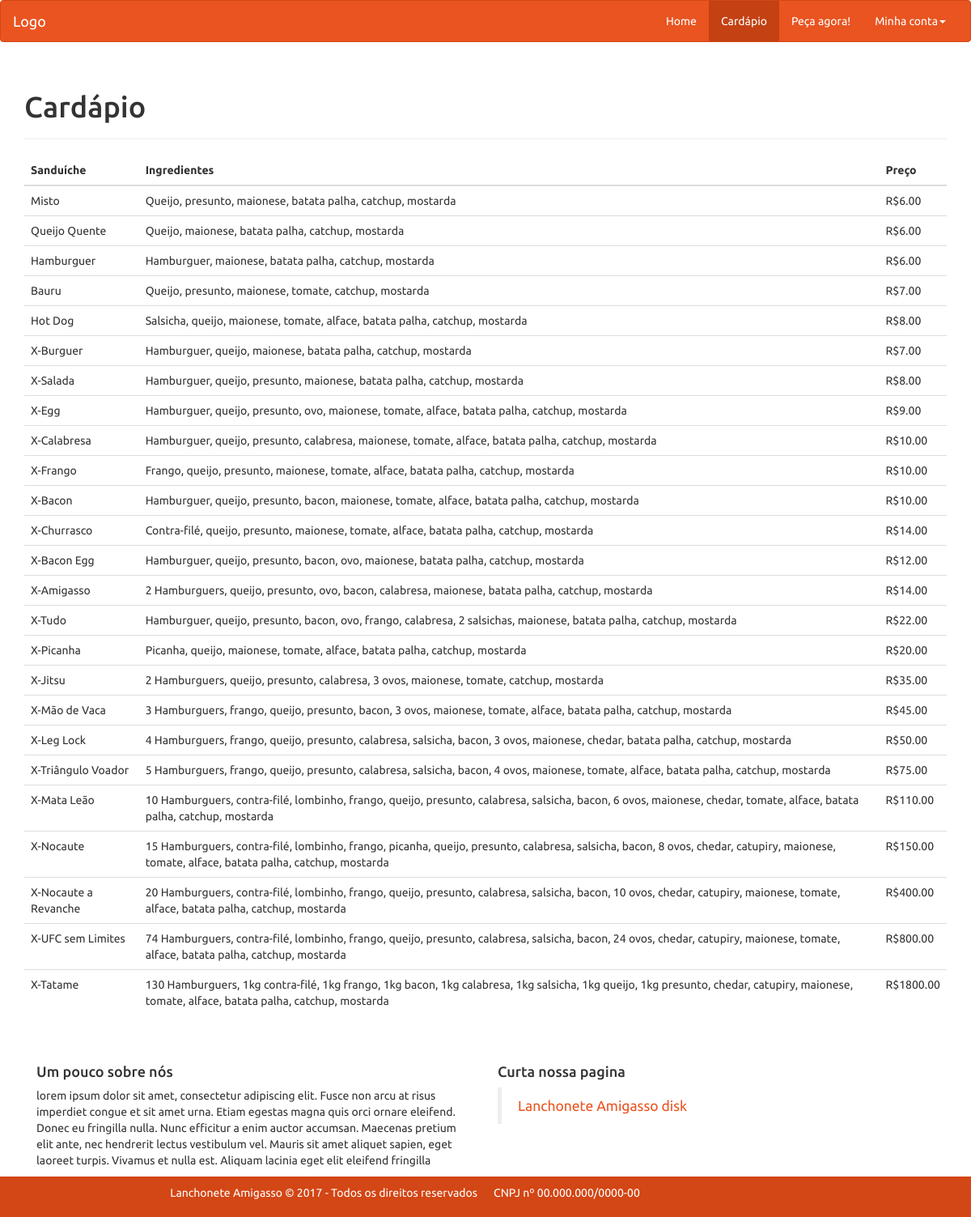
Page /view/cardapio.php on the committed database.
### tables this page shows
CREATE TABLE IF NOT EXISTS sanduiches(
   	id int(2) AUTO_INCREMENT PRIMARY KEY,
   	nome varchar(60) NOT NULL,
   	ingredientes text NOT NULL,
   	preco decimal(6,2) NOT NULL
);

### model/Produtos.php (called while the page is built, shortened)
<?php
class Produtos{
    public function fetchLanches(){
        $pdo = Database::connect();
        $select = $pdo->prepare("SELECT * FROM sanduiches");
        $select->execute();
        return $select->fetchAll(\PDO::FETCH_ASSOC);
    }
}

### view/cardapio.php (the view, shortened to what this page needs)
<!DOCTYPE html>
<html lang="pt-br">
  <head>
    <link href="../assets/css/bootstrap.min.css" rel="stylesheet">
    <link rel="stylesheet" type="text/css" href="../assets/css/main.css">
  </head>
  <body>
    <nav class="navbar navbar-default">
  <div class="container-fluid">
    <div class="navbar-header">
      <a class="navbar-brand" href="/site-amigasso/principal">Logo</a>
    </div>
    <div class="collapse navbar-collapse" id="myNavbar">
      <ul class="nav navbar-nav navbar-right">
        <li><a href="/site-amigasso/principal">Home</a></li>
        <li class="active"><a href="/site-amigasso/principal/cardapio">Cardápio</a></li>
        <li><a href="/site-amigasso/principal/pedido">Peça agora!</a></li>
         <li class="dropdown">
          <a class="dropdown-toggle" data-toggle="dropdown" href="#">Minha conta<span class="caret"></span></a>
    </div>
  </div>
</nav>
<?php
$produtos = new \model\Produtos();
$lanches = $produtos->fetchLanches();
?>
<div class="container">
	<div class="page-header">
		<h1>Cardápio</h1>
	</div>
	<table class="table">
		<thead>
			<tr>
				<th>
				Sanduíche
				</th>
				<th>
				Ingredientes
				</th>
				<th>
				Preço
				</th>
		</tr>
		</thead>
		<tbody>
      <?php
        foreach($lanches as $lanche){
          ?>
        <tr>
          <td><?php echo $lanche['nome'] ?></td>
          <td><?php echo $lanche['ingredientes']?></td>
          <td>R$<?php echo $lanche['preco']?></td>
        </tr>
          <?php
        }
      ?>
		</tbody>
	</table>
</div>
<div class=container>
<div class="margin-top">
    <div class="col-sm-6">
      <h4><p>Um pouco sobre nós</p></h4>
      lorem ipsum dolor sit amet, consectetur adipiscing elit. Fusce non arcu at risus imperdiet congue et sit amet urna. Etiam egestas magna quis orci ornare eleifend. Donec eu fringilla nulla. Nunc efficitur a enim auctor accumsan. Maecenas pretium elit ante, nec hendrerit lectus vestibulum vel. Mauris sit amet aliquet sapien, eget laoreet turpis. Vivamus et nulla est. Aliquam lacinia eget elit eleifend fringilla    </div>
    <div class="col-sm-6  right">
      <h4>Curta nossa pagina</h4>
    <div class="fb-page" data-href="https://www.facebook.com/lanchoneteamigasso/" data-tabs="timeline" data-width="500" data-height="200" data-small-header="false" data-adapt-container-width="false" data-hide-cover="false" data-show-facepile="true"><blockquote cite="https://www.facebook.com/lanchoneteamigasso/" class="fb-xfbml-parse-ignore"><a href="https://www.facebook.com/lanchoneteamigasso/">Lanchonete Amigasso disk</a></blockquote></div>
    </div>
    </div>
</div>
<div>
<div class="col-sm-6 footer text-right">Lanchonete Amigasso © 2017 - Todos os direitos reservados</div> <div class="col-sm-6 footer text-left">CNPJ nº 00.000.000/0000-00</div>
    </div>
  </body>
</html>

### assets/css/main.css (style rules this page uses)
.footer { background-color:#d34615; color:white; height: 50px; margin-top: 10px; padding: 10px; float: left; position: relative; }
.margin-top { margin-top: 30px; }

### rows in the picture
sanduiches: nome "Misto", ingredientes "Queijo, presunto, maionese, batata palha, catchup, mostarda", preco "6.00"
sanduiches: nome "Queijo Quente", ingredientes "Queijo, maionese, batata palha, catchup, mostarda", preco "6.00"
sanduiches: nome "Hamburguer", ingredientes "Hamburguer, maionese, batata palha, catchup, mostarda", preco "6.00"
sanduiches: nome "Bauru", ingredientes "Queijo, presunto, maionese, tomate, catchup, mostarda", preco "7.00"
sanduiches: nome "Hot Dog", ingredientes "Salsicha, queijo, maionese, tomate, alface, batata palha, catchup, mostarda", preco "8.00"
sanduiches: nome "X-Burguer", ingredientes "Hamburguer, queijo, maionese, batata palha, catchup, mostarda", preco "7.00"
sanduiches: nome "X-Salada", ingredientes "Hamburguer, queijo, presunto, maionese, batata palha, catchup, mostarda", preco "8.00"
sanduiches: nome "X-Egg", ingredientes "Hamburguer, queijo, presunto, ovo, maionese, tomate, alface, batata palha, catchup, mostarda", preco "9.00"
sanduiches: nome "X-Calabresa", ingredientes "Hamburguer, queijo, presunto, calabresa, maionese, tomate, alface, batata palha, catchup, mostarda", preco "10.00"
sanduiches: nome "X-Frango", ingredientes "Frango, queijo, presunto, maionese, tomate, alface, batata palha, catchup, mostarda", preco "10.00"
sanduiches: nome "X-Bacon", ingredientes "Hamburguer, queijo, presunto, bacon, maionese, tomate, alface, batata palha, catchup, mostarda", preco "10.00"
sanduiches: nome "X-Churrasco", ingredientes "Contra-filé, queijo, presunto, maionese, tomate, alface, batata palha, catchup, mostarda", preco "14.00"
sanduiches: nome "X-Bacon Egg", ingredientes "Hamburguer, queijo, presunto, bacon, ovo, maionese, batata palha, catchup, mostarda", preco "12.00"
sanduiches: nome "X-Amigasso", ingredientes "2 Hamburguers, queijo, presunto, ovo, bacon, calabresa, maionese, batata palha, catchup, mostarda", preco "14.00"
sanduiches: nome "X-Tudo", ingredientes "Hamburguer, queijo, presunto, bacon, ovo, frango, calabresa, 2 salsichas, maionese, batata palha, catchup, mostarda", preco "22.00"
sanduiches: nome "X-Picanha", ingredientes "Picanha, queijo, maionese, tomate, alface, batata palha, catchup, mostarda", preco "20.00"
sanduiches: nome "X-Jitsu", ingredientes "2 Hamburguers, queijo, presunto, calabresa, 3 ovos, maionese, tomate, catchup, mostarda", preco "35.00"
sanduiches: nome "X-Mão de Vaca", ingredientes "3 Hamburguers, frango, queijo, presunto, bacon, 3 ovos, maionese, tomate, alface, batata palha, catchup, mostarda", preco "45.00"
sanduiches: nome "X-Leg Lock", ingredientes "4 Hamburguers, frango, queijo, presunto, calabresa, salsicha, bacon, 3 ovos, maionese, chedar, batata palha, catchup, mostarda", preco "50.00"
sanduiches: nome "X-Triângulo Voador", ingredientes "5 Hamburguers, frango, queijo, presunto, calabresa, salsicha, bacon, 4 ovos, maionese, tomate, alface, batata palha, catchup, mostarda", preco "75.00"
sanduiches: nome "X-Mata Leão", ingredientes "10 Hamburguers, contra-filé, lombinho, frango, queijo, presunto, calabresa, salsicha, bacon, 6 ovos, maionese, chedar, tomate, alface, batata palha, catchup, mostarda", preco "110.00"
sanduiches: nome "X-Nocaute", ingredientes "15 Hamburguers, contra-filé, lombinho, frango, picanha, queijo, presunto, calabresa, salsicha, bacon, 8 ovos, chedar, catupiry, maionese, tomate, alface, batata palha, catchup, mostarda", preco "150.00"
sanduiches: nome "X-Nocaute a Revanche", ingredientes "20 Hamburguers, contra-filé, lombinho, frango, queijo, presunto, calabresa, salsicha, bacon, 10 ovos, chedar, catupiry, maionese, tomate, alface, batata palha, catchup, mostarda", preco "400.00"
sanduiches: nome "X-UFC sem Limites", ingredientes "74 Hamburguers, contra-filé, lombinho, frango, queijo, presunto, calabresa, salsicha, bacon, 24 ovos, chedar, catupiry, maionese, tomate, alface, batata palha, catchup, mostarda", preco "800.00"
sanduiches: nome "X-Tatame", ingredientes "130 Hamburguers, 1kg contra-filé, 1kg frango, 1kg bacon, 1kg calabresa, 1kg salsicha, 1kg queijo, 1kg presunto, chedar, catupiry, maionese, tomate, alface, batata palha, catchup, mostarda", preco "1800.00"
